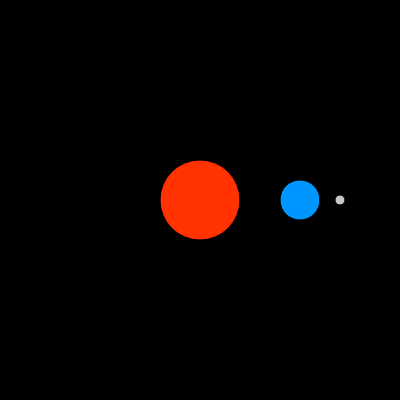
Frame 1 (no input)
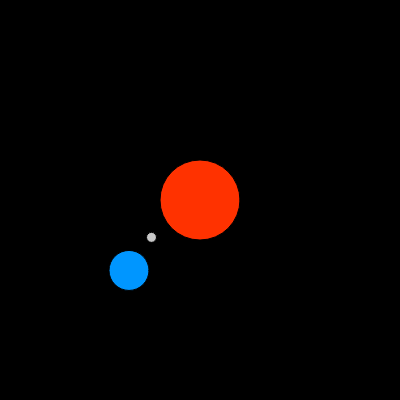
Frame 60 (no input)
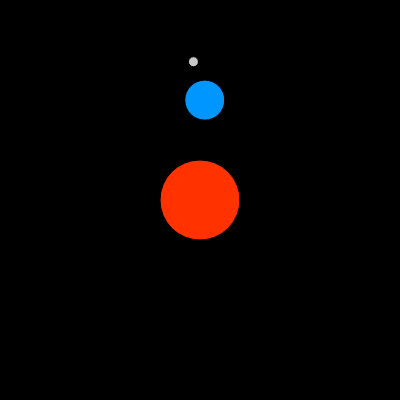
Frame 120 (the mouse pressed at the canvas centre since frame 60)

The p5.js sketch that drew these frames (run headless with seeded random() and noise() and a simulated clock; from frame 60 on, the mouse is pressed at the canvas centre):

// p5.js sketch
// ── sketch.js
let e,m;
function setup() {
  createCanvas(400, 400);
  e=createVector(100,0);
  m=createVector(40,0);
}
function draw() {
  background(0);
  translate(width/2,height/2);
  fill(255,50,0);
  circle(0,0,80);
  fill(0,150,255);
  circle(e.x,e.y,40);
  fill(200);
  push();
  translate(e.x,e.y);
  circle(m.x,m.y,10);
  m.rotate(0.09);
  pop();
  e.rotate(0.04);
}
